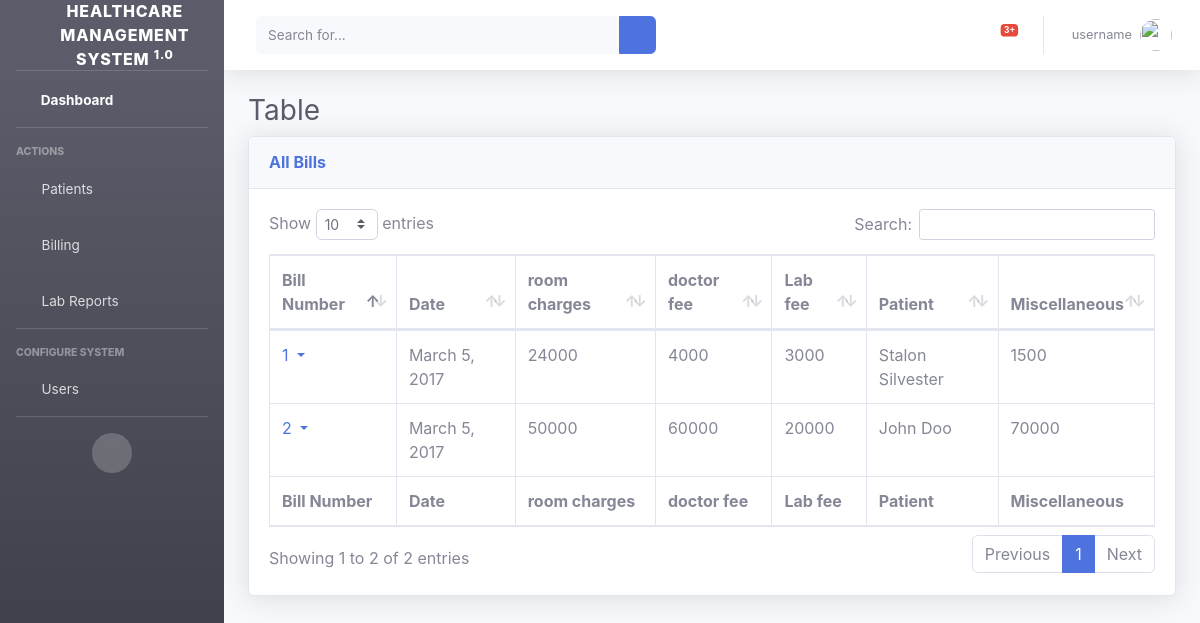
Page /all_bills on the committed database.
### hrm/models.py (models this page shows, shortened)
class Bills(models.Model):
    date = models.DateField()
    room_charges = models.IntegerField()
    doctor_fee = models.IntegerField()
    lab_fee = models.IntegerField()
    miscellaneous = models.IntegerField()
    patient = models.ForeignKey(Patient, on_delete=models.CASCADE)

class Patient(models.Model):
    social_security = models.CharField(max_length=10000000, primary_key=True)
    first_name = models.CharField(max_length=50)
    last_name = models.CharField(max_length=50)
    d_o_b = models.DateField()
    choices = (('M', 'Male'), ('F', 'Female'))
    gender = models.CharField(max_length=1, choices=choices)
    contact_no = models.IntegerField()
    reg_date = models.DateField()
    doctor = models.ForeignKey(User, on_delete=models.CASCADE)
    room = models.ForeignKey(Room, on_delete=models.CASCADE)
    check_out_date = models.DateField(blank=True, null=True)
    def __str__(self):
        return '{} {}'.format(self.first_name, self.last_name)

### hrm/views.py (the view)
# urls.py: path('all_bills', BillListView.as_view(), name='all_bills'),
class BillListView(ListView):
    model = Bills
    template_name = 'hrm/listBills.html'
    context_object_name = 'bills'

### hrm/templates/hrm/listBills.html (shortened to what this page needs)
{% extends 'main_base.html' %}
{% load crispy_forms_tags %}
{% load static %}
{% block body %}
    <div id="wrapper">
        <ul class="navbar-nav bg-gradient-dark sidebar sidebar-dark accordion" id="accordionSidebar">
          <a class="sidebar-brand d-flex align-items-center justify-content-center" href="index.html">
            <div class="sidebar-brand-icon ">
              <i class="fas fa-hospital"></i>
            </div>
            <div class="sidebar-brand-text mx-3">Healthcare Management System <sup>1.0</sup></div>
          </a>
          <hr class="sidebar-divider my-0">
          <li class="nav-item active">
            <a class="nav-link" href="{% url 'home' %}">
              <i class="fas fa-fw fa-tachometer-alt"></i>
              <span>Dashboard</span></a>
          </li>
          <hr class="sidebar-divider">
          <div class="sidebar-heading">
            Actions
          </div>
          <li class="nav-item">
            <a class="nav-link collapsed" href="#" data-toggle="collapse" data-target="#collapseTwo" aria-expanded="true" aria-controls="collapseTwo">
              <i class="fas fa-fw fa-people-carry"></i>
              <span>Patients</span>
            </a>
          </li>
          <li class="nav-item">
            <a class="nav-link collapsed" href="#" data-toggle="collapse" data-target="#collapseUtilities" aria-expanded="true" aria-controls="collapseUtilities">
              <i class="fas fa-fw fa-coins"></i>
              <span>Billing</span>
            </a>
          </li>
          <li class="nav-item">
            <a class="nav-link collapsed" href="#" data-toggle="collapse" data-target="#collapseLab" aria-expanded="true" aria-controls="collapseUtilities">
              <i class="fas fa-fw fa-clipboard-list"></i>
              <span>Lab Reports</span>
            </a>
          </li>
          <hr class="sidebar-divider">
          <div class="sidebar-heading">
            Configure System
          </div>
          <li class="nav-item">
            <a class="nav-link collapsed" href="#" data-toggle="collapse" data-target="#collapsePages" aria-expanded="true" aria-controls="collapsePages">
              <i class="fas fa-fw fa-user"></i>
              <span>Users</span>
            </a>
          </li>
          <hr class="sidebar-divider d-none d-md-block">
          <div class="text-center d-none d-md-inline">
            <button class="rounded-circle border-0" id="sidebarToggle"></button>
          </div>
        </ul>
        <div id="content-wrapper" class="d-flex flex-column">
          <div id="content">
            <nav class="navbar navbar-expand navbar-light bg-white topbar mb-4 static-top shadow">
              <form class="d-none d-sm-inline-block form-inline mr-auto ml-md-3 my-2 my-md-0 mw-100 navbar-search">
                <div class="input-group">
                  <input type="text" class="form-control bg-light border-0 small" placeholder="Search for..." aria-label="Search" aria-describedby="basic-addon2">
                  <div class="input-group-append">
                    <button class="btn btn-primary" type="button">
                      <i class="fas fa-search fa-sm"></i>
                    </button>
                  </div>
                </div>
              </form>
              <ul class="navbar-nav ml-auto">
                <li class="nav-item dropdown no-arrow mx-1">
                  <a class="nav-link dropdown-toggle" href="#" id="alertsDropdown" role="button" data-toggle="dropdown" aria-haspopup="true" aria-expanded="false">
                    <span class="badge badge-danger badge-counter">3+</span>
                  </a>
                </li>
                <li class="nav-item dropdown no-arrow">
                  <a class="nav-link dropdown-toggle" href="#" id="userDropdown" role="button" data-toggle="dropdown" aria-haspopup="true" aria-expanded="false">
                    <span class="mr-2 d-none d-lg-inline text-gray-600 small">
                        {% if request.user.is_authenticated %}
                          {{ request.user.username }}
                        {% else %}
                          username
                        {% endif %}
                    </span>
                    <img class="img-profile rounded-circle" src="{% static "img/hospital_login.jpeg" %}">
                  </a>
                </li>
              </ul>
            </nav>
            <div class="container-fluid">
                <h1 class="h3 mb-2 text-gray-800">Table</h1>
                <div class="card shadow mb-4">
                    <div class="card-header py-3">
                        <h6 class="m-0 font-weight-bold text-primary">All Bills</h6>
                    </div>
                    <div class="card-body">
                        <div class="table-responsive">
                            <table class="table table-bordered" id="bills-table" width="100%" cellspacing="0">
                                <thead>
                                    <tr>
                                        <th>Bill Number</th>
                                        <th>Date</th>
                                        <th>room charges</th>
                                        <th>doctor fee</th>
                                        <th>Lab fee</th>
                                        <th>Patient</th>
                                        <th>Miscellaneous</th>
                                    </tr>
                                </thead>
                                <tfoot>
                                  <tr>
                                    <th>Bill Number</th>
                                    <th>Date</th>
                                    <th>room charges</th>
                                    <th>doctor fee</th>
                                    <th>Lab fee</th>
                                    <th>Patient</th>
                                    <th>Miscellaneous</th>
                                </tr>
                                </tfoot>
                                <tbody>
                                  {% for bill in bills %}
                                    <tr>
                                      <td><a href="#" data-toggle="dropdown" class="dropdown-toggle">
                                        {{ bill.id }}
                                      </a></td>
                                      <td >{{ bill.date }}</td>
                                      <td>{{ bill.room_charges }}</td>
                                      <td>{{ bill.doctor_fee }}</td>
                                      <td>{{ bill.lab_fee }}</td>
                                      <td>{{ bill.patient }}</td>
                                      <td>{{ bill.miscellaneous }}</td>
                                    </tr>
                                  {% endfor %}
                                </tbody>
                            </table>
                        </div>
                    </div>
                </div>
            </div>
           </div>
        </div>
    </div>
{% endblock %}

### rows in the picture
Bills: id "1", date "March 5, 2017", room_charges "24000", doctor_fee "4000", lab_fee "3000", patient "Stalon Silvester", miscellaneous "1500"
Bills: id "2", date "March 5, 2017", room_charges "50000", doctor_fee "60000", lab_fee "20000", patient "John Doo", miscellaneous "70000"
